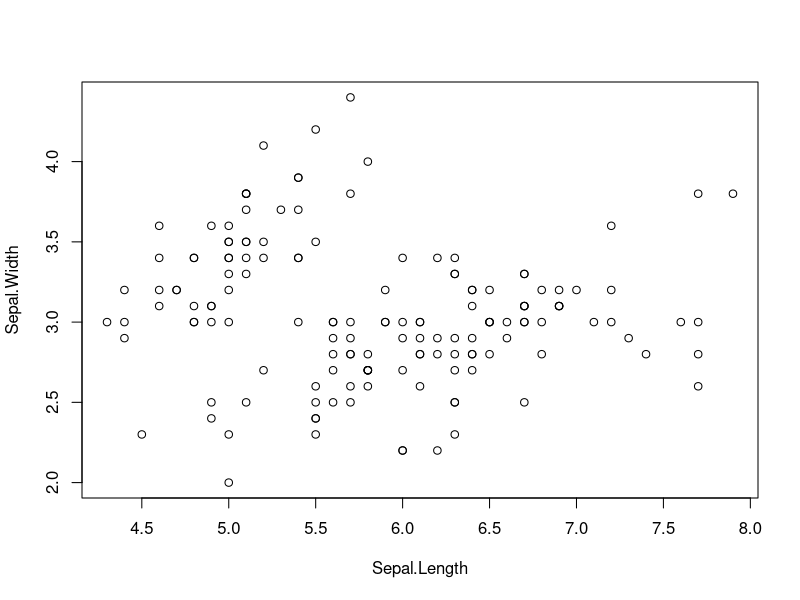
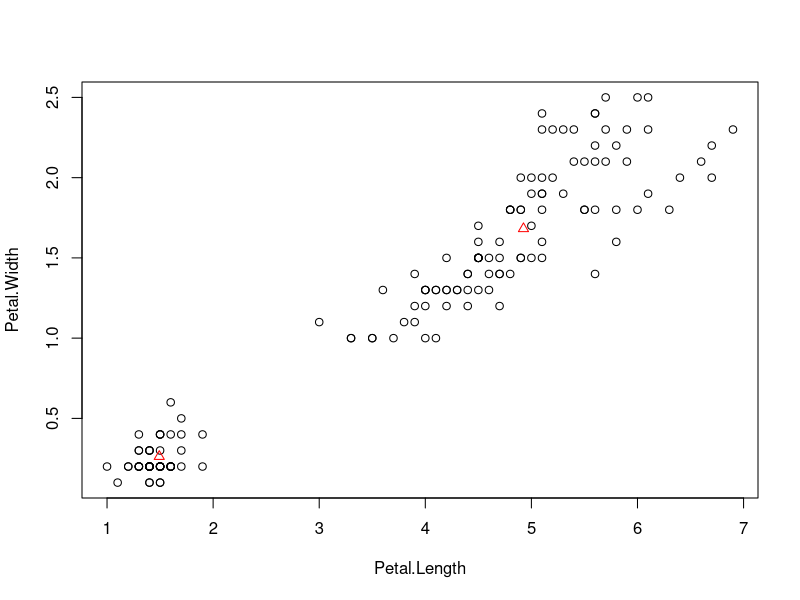
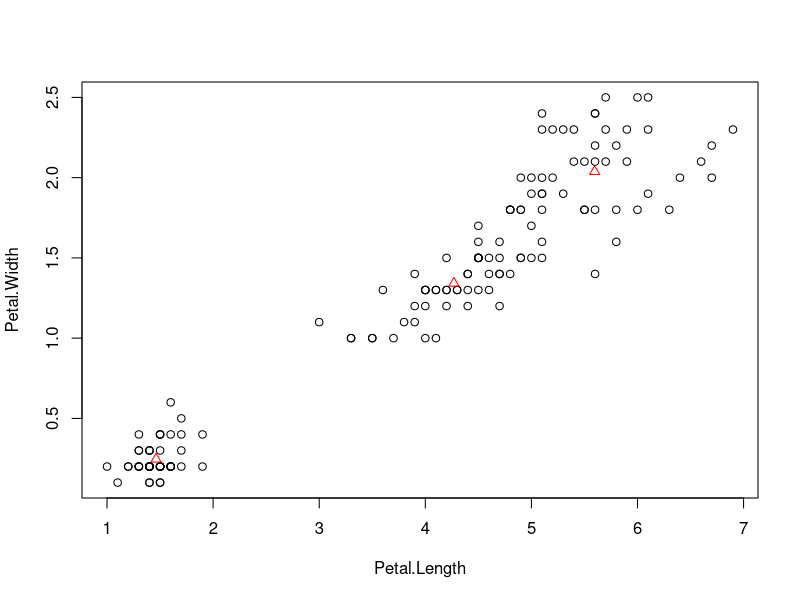
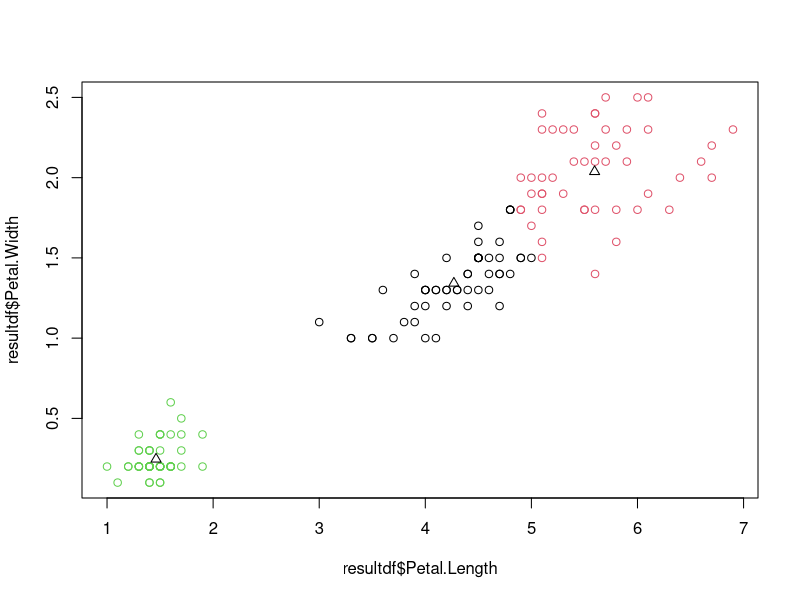

Recreate these plots in R, in order.
#first simple demo of K-means clustering
#using iris data
data("iris")
mydata<-iris
head(mydata)
sepal<-mydata[ , 1:2]

plot(sepal)
petal<-mydata[ ,3:4]
plot(petal)

# Create Cluster with k = 2
result <- kmeans(petal,centers = 2)
result
result$size
result$centers
points(result$centers,col="red",pch=2)
result$cluster
resultdf<-cbind(petal,cluster=result$cluster)
resultdf
resultdf<-cbind(resultdf,species=mydata$Species)
resultdf
table(resultdf$species,resultdf$cluster)
#now lets repeat this with k =3
plot(petal)
result <- kmeans(petal,centers = 3)
result
result$size
result$centers
points(result$centers,col="red",pch=2)
result$cluster
resultdf<-cbind(petal,cluster=result$cluster)
resultdf
resultdf<-cbind(resultdf,species=mydata$Species)
resultdf
table(resultdf$species,resultdf$cluster)
plot(resultdf$Petal.Length,resultdf$Petal.Width,col=resultdf$cluster)
points(result$centers,col="black",pch=2)


